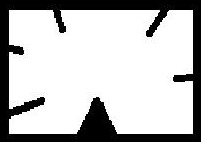
#> input picture 5_opencv/extra/unregular.jpg, 201 x 142 px
$ jupyter execute extra14_convex-hull.ipynb   (older library calls are emulated)
#> lines starting #> are read from the running program, lines starting #| are printed output that depends on the picture; after the words box and inside, x2 and y2 are one past the last pixel; in counts of white or black regions, pixels touching at a corner belong together; long printed decimals are rounded
## 多边形逼近
前面我们学习过最小外接矩和最小外接圆，那么可以用一个最小的多边形包围物体吗？当然可以：

[cell 1]
import cv2
import numpy as np

# 1.先找到轮廓
img = cv2.imread('unregular.jpg', 0)
#> img is the input picture: shape (142, 201); min 0, max 255, mean 188.2
_,thresh = cv2.threshold(img, 0, 255, cv2.THRESH_BINARY+cv2.THRESH_OTSU)
#> thresh: shape (142, 201); 73.8% white; 1 black region
image, contours , hierarchy = cv2.findContours(thresh, 3, 2)
#> contours = 1 contour; box (x1, y1, x2, y2) and area: (9, 10, 193, 134) 20612
cnt = contours[0]
#> cnt = contour of 210 points, box (x1, y1, x2, y2) (9, 10, 193, 134), area 20612

# 2.进行多边形逼近，得到多边形的角点
approx = cv2.approxPolyDP(cnt, 3, True)
#> approx = contour of 30 points, box (x1, y1, x2, y2) (9, 10, 193, 134), area 20672

# 3.画出多边形
image = cv2.cvtColor(image, cv2.COLOR_GRAY2BGR)
#> image: shape (142, 201, 3); 73.8% white; 1 black region, box (x1, y1, x2, y2) and area: (0, 0, 201, 142) 7481
cv2.polylines(image, [approx], True, (0, 255, 0), 2)
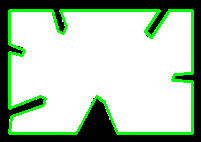
#> image: shape (142, 201, 3); mean B, G, R 173.2, 196.3, 173.2

其中cv2.approxPolyDP()的参数2(epsilon)是一个距离值，表示多边形的轮廓接近实际轮廓的程度，值越小，越精确；参数3表示是否闭合。

## 凸包
凸包跟多边形逼近很像，只不过它是物体最外层的”凸”多边形：集合A内连接任意两个点的直线都在A的内部，则称集合A是凸形的。如下图，红色的部分为手掌的凸包，双箭头部分表示凸缺陷(Convexity Defects)，凸缺陷常用来进行手势识别等：

[cell 2]
# 1.先找到轮廓
img = cv2.imread('convex.jpg', 0)
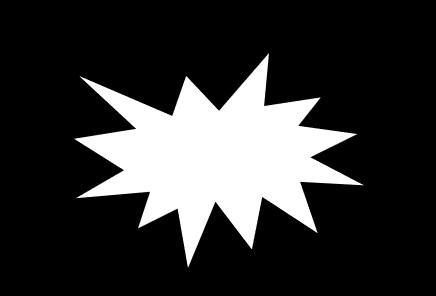
#> input picture 5_opencv/extra/convex.jpg, 436 x 296 px
#> img is the input picture: shape (296, 436); min 0, max 255, mean 51.6
_, thresh = cv2.threshold(img, 0, 255, cv2.THRESH_BINARY + cv2.THRESH_OTSU)
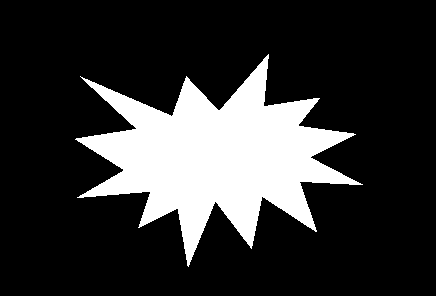
#> thresh: shape (296, 436); 20.3% white; 1 white region
image, contours, hierarchy = cv2.findContours(thresh, 3, 2)
#> contours = 1 contour; box (x1, y1, x2, y2) and area: (75, 54, 363, 267) 25506
cnt = contours[0]
#> cnt = contour of 663 points, box (x1, y1, x2, y2) (75, 54, 363, 267), area 25506

# 2.寻找凸包，得到凸包的角点
hull = cv2.convexHull(cnt)
#> hull = contour of 9 points, box (x1, y1, x2, y2) (75, 54, 363, 267), area 45463

# 3.绘制凸包
image = cv2.cvtColor(image, cv2.COLOR_GRAY2BGR)
#> image: shape (296, 436, 3); 20.3% white; 1 white region, box (x1, y1, x2, y2) and area: (75, 54, 363, 267) 26135
cv2.polylines(image, [hull], True, (0, 255, 0), 2)
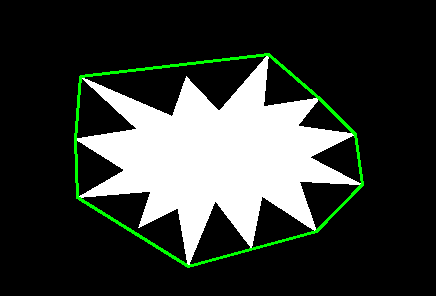
#> image: shape (296, 436, 3); mean B, G, R 51.6, 56.5, 51.6

cv2.imshow("convex", image)
cv2.waitKey(0)

其中函数cv2.convexHull()有个可选参数returnPoints，默认是True，代表返回角点的x/y坐标；如果为False的话，表示返回轮廓中是凸包角点的索引，比如说：

[cell 3]
print(hull[0])  # [[362 184]]（坐标）
#| [[319  98]]
hull2 = cv2.convexHull(cnt, returnPoints=False)
#> hull2 = [634, 604, 510, 468, 331, 233, 158, 128, 0]
print(hull2[0])  # [510]（cnt中的索引）
#| [634]
print(cnt[510])  # [[362 184]]
#| [[362 184]]

当使用cv2.convexityDefects()计算凸包缺陷时，returnPoints需为False，详情可参考：Convexity Defects

另外可以用下面的语句来判断轮廓是否是凸形的：

[cell 4]
print(cv2.isContourConvex(hull))  # True
#| True

## 点到轮廓距离
cv2.pointPolygonTest()函数计算点到轮廓的最短距离（也就是垂线），又称多边形测试：

[cell 5]
dist = cv2.pointPolygonTest(cnt, (100, 100), True)  # -3.53
#> dist = -3.54
print(dist)
#| -3.536
